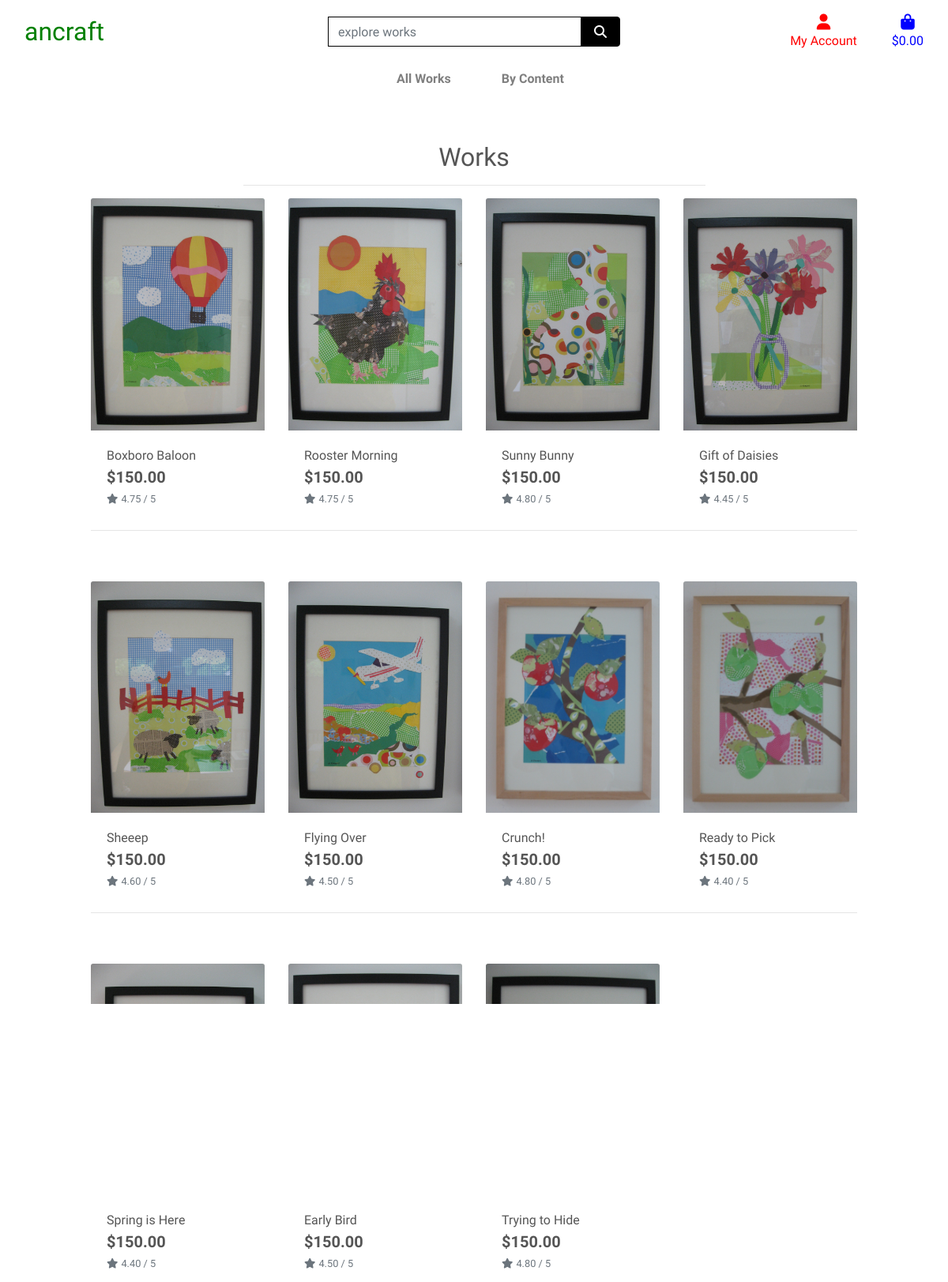
The page /works/ on the database as committed earlier.
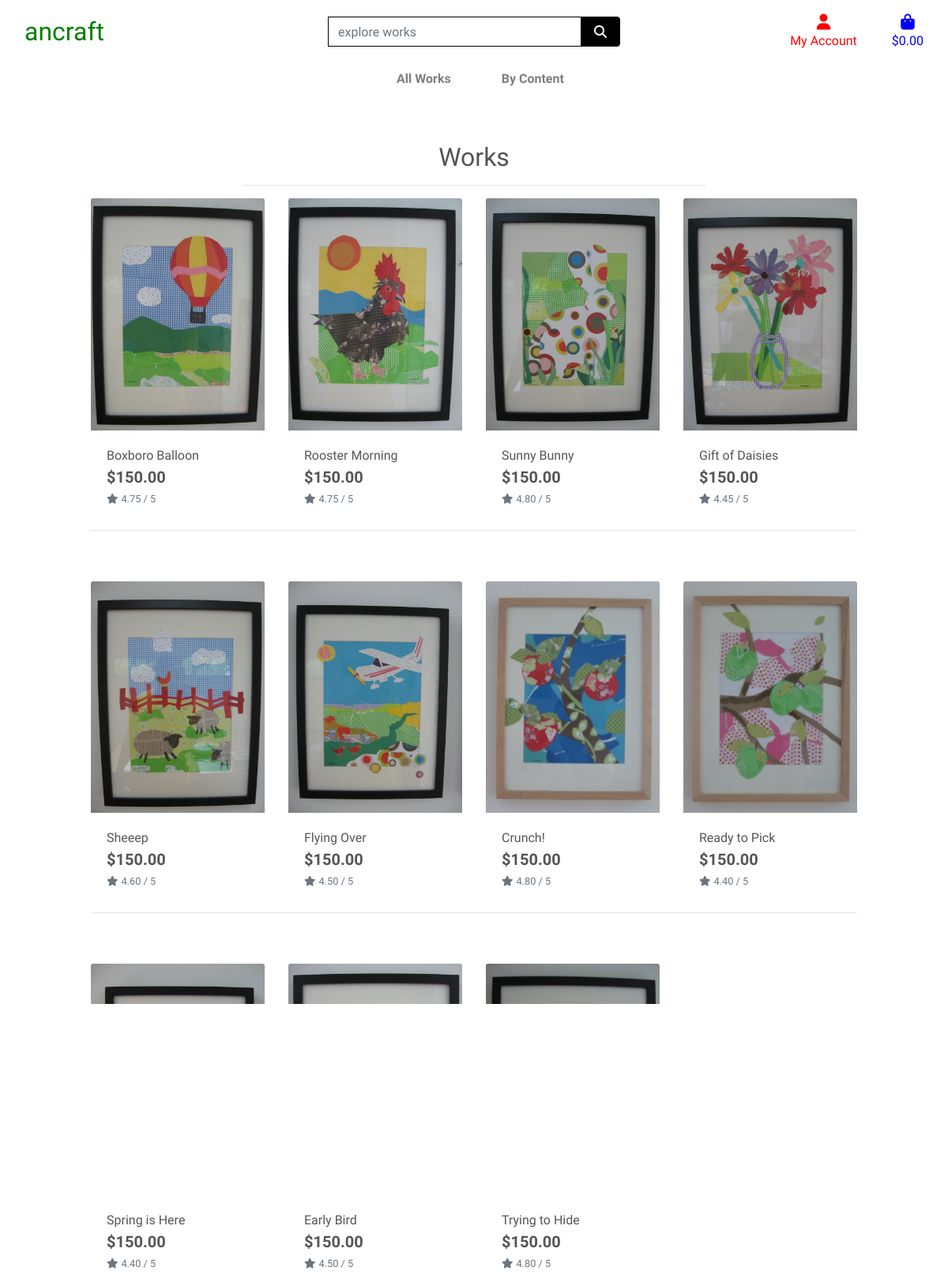
The same page on the database as committed later.
### works/models.py (models this page shows, shortened)
class Work(models.Model):
    class Meta:
        verbose_name_plural = 'Works'
    content = models.ForeignKey('Content', null=True, blank=True,
                                 on_delete=models.SET_NULL)
    name = models.CharField(max_length=254)
    description = models.TextField()
    price = models.DecimalField(max_digits=6, decimal_places=2)
    rating = models.DecimalField(max_digits=6, decimal_places=2, null=True,
                                 blank=True)
    image = models.ImageField(null=True, blank=True)

### works/views.py (the view, shortened to what this page needs)
# urls.py: path('', views.all_works, name='works'),
def all_works(request):
    works = Work.objects.all()
    query = None
    contents = None
    context = {
        'works': works,
        'search_term': query,
        'current_contents': contents,
    }
    return render(request, 'works/works.html', context)

### works/templates/works/works.html (shortened to what this page needs)
{% extends "base.html" %}
{% load static %}
{% block page_header %}
    <div class="container header-container">
    </div>
{% endblock %}
{% block content %}
    <div class="overlay"></div>
    <div class="container-fluid">
        <div class="row">
            <div class="col text-center mt-3">
                <h2 class="logo-font">Works</h2>
                <hr class="w-50 mb-1">
            </div>
        </div>
        <div class="row">
            <div class="works-container col-10 offset-1">
                <div class="row">
                    {% for work in works %}
                        <div class="col-sm-6 col-md-6 col-lg-4 col-xl-3">
                            <div class="card h-100 border-0">
                                {% if work.image %}
                                <a href="{% url 'work_item' work.id %}">
                                    <img class="card-img-top img-fluid" src="{{ work.image.url }}" alt="{{ work.name }}">
                                </a>
                                {% else %}
                                <a href="{% url 'work_item' work.id %}">
                                    <img class="card-img-top img-fluid" src="{{ MEDIA_URL }}noimage.png" alt="{{ work.name }}">
                                </a>
                                {% endif %}
                                <div class="card-body pb-0">
                                    <p class="mb-0">{{ work.name }}</p>
                                </div>
                                <div class="card-footer bg-white pt-0 border-0 text-left">
                                    <div class="row">
                                        <div class="col">
                                            <p class="lead mb-0 text-left font-weight-bold">${{ work.price }}</p>
                                            {% if work.rating %}
                                                <small class="text-muted"><i class="fas fa-star mr-1"></i>{{ work.rating }} / 5</small>
                                            {% else %}
                                                <small class="text-muted">No Rating</small>
                                            {% endif %}
                                        </div>
                                    </div>
                                </div>
                            </div>
                        </div>
                        {% if forloop.counter|divisibleby:4 %}
                            <div class="col-12 d-none d-xl-block mb-5">
                                <hr>
                            </div>
                        {% endif %}
                    {% endfor %}
                </div>
            </div>
        </div>
    </div>
{% endblock %}

### templates/base.html (shortened to what this page needs)
{% load static %}
<!doctype html>
<html lang="en">
  <head>
    {% block corecss %}
      <link rel="stylesheet" href="https://stackpath.bootstrapcdn.com/bootstrap/4.4.1/css/bootstrap.min.css">
      <link rel="stylesheet" href="{% static 'css/base.css' %}">
    {% endblock %}
  </head>
  <body>
  <header class="container-fluid fixed-top">
    <div id="topnav" class="row bg-white pt-lg-2 d-none d-lg-flex">
        <div class="col-12 col-lg-4 my-auto py-1 py-lg-0 text-center text-lg-left">
            <a href="{% url 'home' %}" class="nav-link main-logo-link">
            <h2 class="logo-font text-green my-0">ancraft</h2>
          </a>
        </div>
      <div class="col-12 col-lg-4 my-auto py-1 py-lg-0">
        <form method="GET" action="{% url 'works' %}">
            <div class="input-group w-100">
                <input class="form-control border border-black rounded-0" type="text" name="q" placeholder="explore works">
                <div class="input-group-append">
                    <button class="form-control btn btn-black border border-black" type="submit">
                        <span class="icon">
                            <i class="fas fa-search"></i>
                        </span>
                    </button>
                </div>
            </div>
        </form>
      </div>
      <div class="col-12 col-lg-4 my-auto py-1 py-lg-0">
        <ul class="list-inline list-unstyled text-center text-lg-right my-0">
            <li class="list-inline-item dropdown">
              <a class="text-red nav-link" href="#" id="user-options" data-toggle="dropdown" aria-haspopup="true" aria-expanded="false">
                <div class="text-center">
                    <div><i class="fas fa-user fa-lg"></i></div>
                    <p class="my-0">My Account</p>
                </div>
              </a>
            </li>
            <li class="list-inline-item">
              <a class="{% if grand_total %}text-info font-weight-bold{% else %}text-blue{% endif %} nav-link" href="">
                <div class="text-center">
                    <div><i class="fas fa-shopping-bag fa-lg"></i></div>
                    <p class="my-0">
                        {% if grand_total %}
                            ${{ grand_total|floatformat:2 }}
                        {% else %}
                            $0.00
                        {% endif %}
                    </p>
                </div>
              </a>
            </li>
        </ul>
    </div>
  </div>
  <div class="row bg-white">
      <nav class="navbar navbar-expand-lg navbar-light w-100">
          {% include 'includes/mobile-top-header.html' %}
          {% include 'includes/main-nav.html' %}
      </nav>
  </div>
</header>
    {% block page_header %}
    {% endblock %}
    {% block content %}
    {% endblock %}
  </body>
</html>

### templates/includes/mobile-top-header.html (shortened to what this page needs)
<ul>
  </ul>

### templates/includes/main-nav.html (shortened to what this page needs)
<div class="collapse navbar-collapse" id="main-nav">
    <ul class="navbar-nav w-auto mx-auto">
        <li class="nav-item dropdown">
            <a class="logo-font font-weight-bold nav-link text-black mr-5" href="#" id="all-works-link" data-toggle="dropdown" aria-haspopup="true" aria-expanded="false">
                All Works
            </a>
        </li>
        <li class="nav-item dropdown">
            <a class="logo-font font-weight-bold nav-link text-black mr-5" href="#" id="content-link" data-toggle="dropdown" aria-haspopup="true" aria-expanded="false">
                By Content
            </a>
        </li>
    </ul>
</div>

### static/css/base.css (style rules this page uses)
html { height: 100%; }
body { background: url('/media/homepage_background.jpg') no-repeat center center fixed; background-size: cover; backdrop-filter: blur(2.5px); position: relative; color: #555; font-family: 'Balsamiq Sans', cursive; }
.icon { align-items: center; display: inline-flex; justify-content: center; height: 1.5rem; width: 1.5rem; }
.main-logo-link { width: fit-content; }
.btn-black { background: black; color: white; }
.text-green { color: green !important; }
.text-red { color: red !important; }
.text-blue { color: blue !important; }
.border-black { border: 1px solid black !important; }
.overlay { height: 100%; width: 100%; top: 0; left: 0; position: absolute; background: white; z-index: -1; }
@media (min-width: 1200px) { .container { max-width: 80%; } }
@media (min-width: 992px) { .header-container { padding-top: 164px; } }

Rows that differ between the two databases and show on the page:
changed Work: name "Boxboro Baloon" → "Boxboro Balloon"
